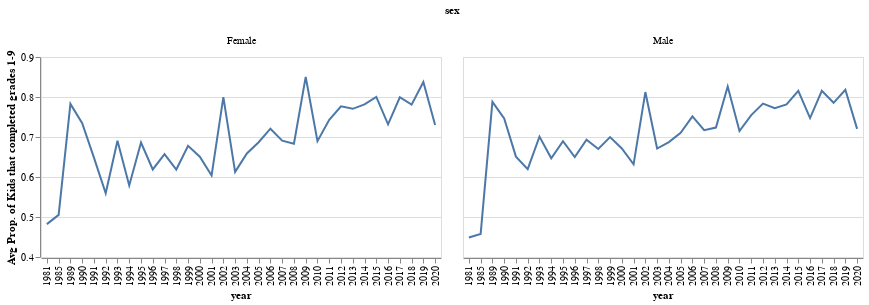

The code cell stored with this chart in its notebook:
### Markdown cell above
#### 3) `plot2` faceted by `sex`

### Code cell
line_plot3(data_tidy)

### Figure 1 — Vega-Lite specification as saved in the notebook (floating-point values rounded to 4 significant figures)
{"config": {"view": {"continuousWidth": 400, "continuousHeight": 300}}, "data": {"name": "data-54ca15f00ca653f1e5082ed748db5c66"}, "facet": {"column": {"field": "sex", "type": "nominal"}}, "spec": {"mark": "line", "encoding": {"x": {"field": "year", "type": "nominal"}, "y": {"field": "prop", "scale": {"zero": false}, "title": "Avg Prop. of Kids that completed grades 1-9", "type": "quantitative"}}, "height": 200, "width": 400}, "$schema": "https://vega.github.io/schema/vega-lite/v4.17.0.json", "datasets": {"data-54ca15f00ca653f1e5082ed748db5c66": [{"year": 1981, "sex": "Female", "prop": 0.4823}, {"year": 1981, "sex": "Male", "prop": 0.4487}, {"year": 1985, "sex": "Female", "prop": 0.5053}, {"year": 1985, "sex": "Male", "prop": 0.4578}, {"year": 1989, "sex": "Female", "prop": 0.7829}, {"year": 1989, "sex": "Male", "prop": 0.7879}, {"year": 1990, "sex": "Female", "prop": 0.7344}, {"year": 1990, "sex": "Male", "prop": 0.7461}, {"year": 1991, "sex": "Female", "prop": 0.6484}, {"year": 1991, "sex": "Male", "prop": 0.6509}, {"year": 1992, "sex": "Female", "prop": 0.5595}, {"year": 1992, "sex": "Male", "prop": 0.6197}, {"year": 1993, "sex": "Female", "prop": 0.6905}, {"year": 1993, "sex": "Male", "prop": 0.7009}, {"year": 1994, "sex": "Female", "prop": 0.579}, {"year": 1994, "sex": "Male", "prop": 0.6467}, {"year": 1995, "sex": "Female", "prop": 0.6861}, {"year": 1995, "sex": "Male", "prop": 0.6893}, {"year": 1996, "sex": "Female", "prop": 0.6189}, {"year": 1996, "sex": "Male", "prop": 0.6498}, {"year": 1997, "sex": "Female", "prop": 0.6573}, {"year": 1997, "sex": "Male", "prop": 0.6933}, {"year": 1998, "sex": "Female", "prop": 0.6187}, {"year": 1998, "sex": "Male", "prop": 0.67}, {"year": 1999, "sex": "Female", "prop": 0.6781}, {"year": 1999, "sex": "Male", "prop": 0.6997}, {"year": 2000, "sex": "Female", "prop": 0.6509}, {"year": 2000, "sex": "Male", "prop": 0.6713}, {"year": 2001, "sex": "Female", "prop": 0.6039}, {"year": 2001, "sex": "Male", "prop": 0.6317}, {"year": 2002, "sex": "Female", "prop": 0.7995}, {"year": 2002, "sex": "Male", "prop": 0.8124}, {"year": 2003, "sex": "Female", "prop": 0.6128}, {"year": 2003, "sex": "Male", "prop": 0.6712}, {"year": 2004, "sex": "Female", "prop": 0.6588}, {"year": 2004, "sex": "Male", "prop": 0.6874}, {"year": 2005, "sex": "Female", "prop": 0.6869}, {"year": 2005, "sex": "Male", "prop": 0.7104}, {"year": 2006, "sex": "Female", "prop": 0.7207}, {"year": 2006, "sex": "Male", "prop": 0.7518}, {"year": 2007, "sex": "Female", "prop": 0.691}, {"year": 2007, "sex": "Male", "prop": 0.7168}, {"year": 2008, "sex": "Female", "prop": 0.6833}, {"year": 2008, "sex": "Male", "prop": 0.7236}, {"year": 2009, "sex": "Female", "prop": 0.8501}, {"year": 2009, "sex": "Male", "prop": 0.826}, {"year": 2010, "sex": "Female", "prop": 0.6896}, {"year": 2010, "sex": "Male", "prop": 0.715}, {"year": 2011, "sex": "Female", "prop": 0.7429}, {"year": 2011, "sex": "Male", "prop": 0.7547}, {"year": 2012, "sex": "Female", "prop": 0.7767}, {"year": 2012, "sex": "Male", "prop": 0.7836}, {"year": 2013, "sex": "Female", "prop": 0.7704}, {"year": 2013, "sex": "Male", "prop": 0.7722}, {"year": 2014, "sex": "Female", "prop": 0.7815}, {"year": 2014, "sex": "Male", "prop": 0.7814}, {"year": 2015, "sex": "Female", "prop": 0.8001}, {"year": 2015, "sex": "Male", "prop": 0.8153}, {"year": 2016, "sex": "Female", "prop": 0.7317}, {"year": 2016, "sex": "Male", "prop": 0.7474}, {"year": 2017, "sex": "Female", "prop": 0.7994}, {"year": 2017, "sex": "Male", "prop": 0.8155}, {"year": 2018, "sex": "Female", "prop": 0.7808}, {"year": 2018, "sex": "Male", "prop": 0.7855}, {"year": 2019, "sex": "Female", "prop": 0.8374}, {"year": 2019, "sex": "Male", "prop": 0.8181}, {"year": 2020, "sex": "Female", "prop": 0.7299}, {"year": 2020, "sex": "Male", "prop": 0.7202}]}}
